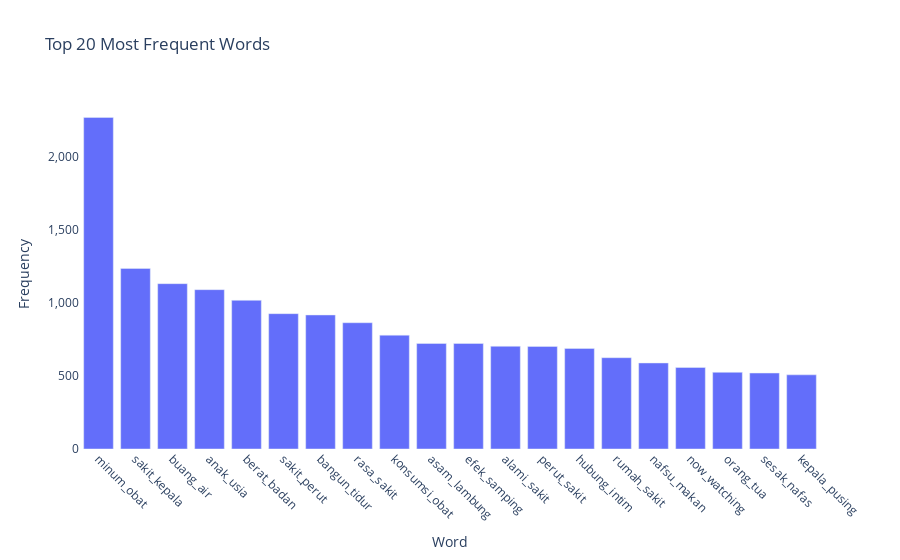

The cell this chart's notebook holds for it:
### Code cell
visualize_frequent_words(trigrams, 20)

### Figure 1 — Plotly figure (JSON) as saved in the notebook; plotly's stock layout.template omitted (floating-point values rounded to 4 significant figures)
{"data": [{"alignmentgroup": "True", "hovertemplate": "x=%{x}<br>y=%{y}<extra></extra>", "legendgroup": "", "marker": {"color": "#636efa", "pattern": {"shape": ""}}, "name": "", "offsetgroup": "", "orientation": "v", "showlegend": false, "textposition": "auto", "type": "bar", "x": ["minum_obat", "sakit_kepala", "buang_air", "anak_usia", "berat_badan", "sakit_perut", "bangun_tidur", "rasa_sakit", "konsumsi_obat", "asam_lambung", "efek_samping", "alami_sakit", "perut_sakit", "hubung_intim", "rumah_sakit", "nafsu_makan", "now_watching", "orang_tua", "sesak_nafas", "kepala_pusing"], "xaxis": "x", "y": [2266, 1234, 1130, 1089, 1016, 925, 916, 863, 778, 721, 721, 702, 701, 687, 624, 588, 557, 524, 519, 507], "yaxis": "y"}], "layout": {"barmode": "relative", "legend": {"tracegroupgap": 0}, "plot_bgcolor": "white", "title": {"text": "Top 20 Most Frequent Words"}, "xaxis": {"anchor": "y", "domain": [0, 1], "tickangle": 45, "title": {"text": "Word"}}, "yaxis": {"anchor": "x", "domain": [0, 1], "tickformat": ",d", "title": {"text": "Frequency"}}}}
